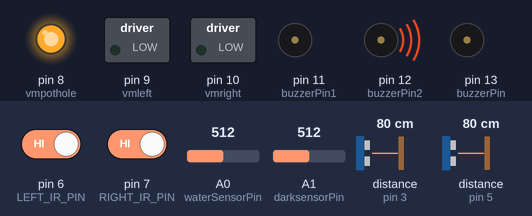
The sketch below on a simulated Arduino Uno, built with avr-gcc and run on an emulated ATmega328P. On the bench: switched loads named in the sketch (green lamp = pin HIGH), output pins drawn as LEDs (lit = HIGH), buzzer (waves = sounding, pin HIGH). Wiring (inferred from the names in the program): 2 × ultrasonic range finder: trigger pin 2, echo pin 3 / trigger pin 4, echo pin 5. Inputs (shaded band) come from the test bench; at power-on: distance to the obstacle (sensors on pin 3, pin 5) 80 cm, A1 (darksensorPin) = 512, pin 6 (LEFT_IR_PIN) HIGH, pin 7 (RIGHT_IR_PIN) HIGH, A0 (waterSensorPin) = 512. The echo pulse lasts 58.3 µs per cm; pins used as bus, display or sensor lines are not drawn.

Above: at 2.3 s.
2.4 s: distance to the obstacle (sensor on pin 3) set to 55 cm
4.5 s: distance to the obstacle (sensor on pin 3) set to 49 cm
At 4.9 s:
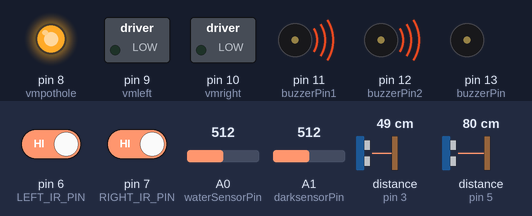
9.8 s: distance to the obstacle (sensor on pin 5) set to 14 cm
13.3 s: distance to the obstacle (sensor on pin 5) set to 10 cm
At 14.9 s:
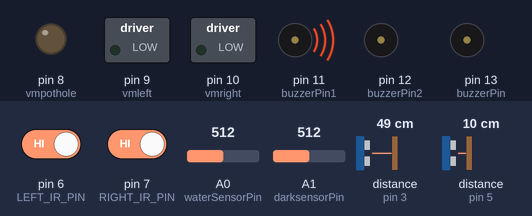
18.6 s: A1 (darksensorPin) set to 884
22.1 s: A1 (darksensorPin) set to 911
At 23.0 s:
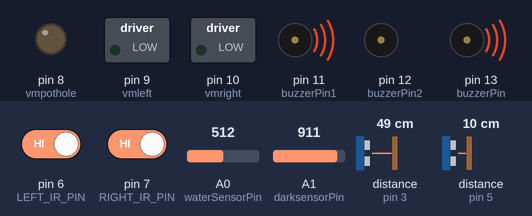
Timing chart, 0 to 26.6 s (numbered marks = the images above; inputs shaded):
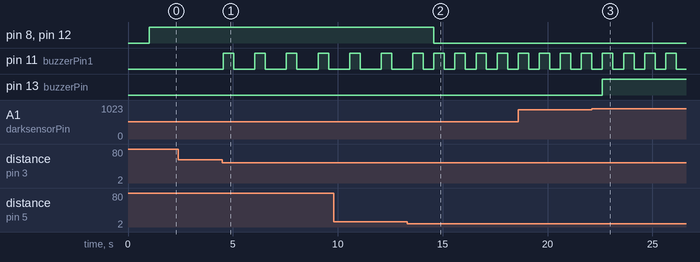

The sketch:

Sensors_-_UNO.ino
```cpp
// Define pins for Front Obstacle Detector - (UltraSonic Sensor)
const int trigPin1 = 2;
const int echoPin1 = 3;
const int buzzerPin1 = 11; // pin number for buzzer
// Define distance thresholds for Front Obstacle Detector
const int closeDistance = 20; // in centimeters
const int mediumDistance = 35; // in centimeters
const int farDistance = 50; // in centimeters
// Define sound on/off durations for Front Obstcale Detector
const int closeOnDuration = 100; // in milliseconds
const int closeOffDuration = 100; // in milliseconds
const int mediumOnDuration = 250; // in milliseconds
const int mediumOffDuration = 250; // in milliseconds
const int farOnDuration = 500; // in milliseconds
const int farOffDuration = 500; // in milliseconds


// Define pins for PotHole Detector - (UltraSonic Sensor)
const int trigPin2 = 4;
const int echoPin2 = 5;
const int buzzerPin2 = 12; // pin number for buzzer
const int thresholdDistance = 12; // in cm
const int vmpothole = 8; // pin number for vibration motor


// Define pins for Left/Right Obstacle Detector - (Passive Infrared Sensor)
const int LEFT_IR_PIN = 6;    // the pin number of the left IR sensor
const int RIGHT_IR_PIN = 7;   // the pin number of the right IR sensor
const int vmleft = 9; // pin number for buzzer
const int vmright = 10; // pin number for buzzer


// Define pins for Water Detector - (Capactive Water Sensor)
const int waterSensorPin = A0; // Analog input pin for the water sensor
const int buzzerPin = 13; // Digital output pin for the buzzer


// Define pins for Darkness Detector - (LM393 LDR Sensor)
int darksensorPin = A1;    // define the LM393 sensor input pin
int threshold = 900;   // set the threshold for darkness detection
// { Same Buzzer for Water Sensor is used}


void setup() {
  // Define pin modes for Front Obstacle Detector
  pinMode(trigPin1, OUTPUT);
  pinMode(echoPin1, INPUT);
  pinMode(buzzerPin1, OUTPUT);

  // Define pin modes for Pothole Detector
  pinMode(trigPin2, OUTPUT);
  pinMode(echoPin2, INPUT);
  pinMode(buzzerPin2, OUTPUT);
  pinMode(vmpothole, OUTPUT);

  // Define pin modes for Left/Right Obstacle Detector
  pinMode(LEFT_IR_PIN, INPUT);   // set left IR pin as input
  pinMode(RIGHT_IR_PIN, INPUT);  // set right IR pin as input
  pinMode(vmleft, OUTPUT);
  pinMode(vmright, OUTPUT);

  // Define pin modes for Water Detector
  pinMode(waterSensorPin, INPUT);

  // Define pin modes for Darkness Detector
  pinMode(darksensorPin, INPUT);

  // Set up the buzzer as an output for Water and Darkness Detector
  pinMode(buzzerPin, OUTPUT);
}

void loop() {
  // FRONT OBSTACLE DETECTOR
  // Send a pulse to the front obstcale ultrasonic sensor to start a measurement
  digitalWrite(trigPin1, LOW);
  delayMicroseconds(2);
  digitalWrite(trigPin1, HIGH);
  delayMicroseconds(10);
  digitalWrite(trigPin1, LOW);
  // Measure the duration of the echo signal and calculate distance
  long duration1 = pulseIn(echoPin1, HIGH);
  int distance1 = duration1 / 58; // distance in centimeters
  // Sound the buzzer with fixed frequency and on/off durations based on distance
  if (distance1 <= closeDistance) {
    digitalWrite(buzzerPin1, HIGH);
    delay(closeOnDuration);
    digitalWrite(buzzerPin1, LOW);
    delay(closeOffDuration);
  } else if (distance1 <= mediumDistance) {
    digitalWrite(buzzerPin1, HIGH);
    delay(mediumOnDuration);
    digitalWrite(buzzerPin1, LOW);
    delay(mediumOffDuration);
  } else if (distance1 <= farDistance) {
    digitalWrite(buzzerPin1, HIGH);
    delay(farOnDuration);
    digitalWrite(buzzerPin1, LOW);
    delay(farOffDuration);
  } else {
    digitalWrite(buzzerPin1, LOW);
    delay(1000);
  }


  // POTHOLE DETECTOR
  // Send a pulse to the pothole ultrasonic sensor to start a measurement
  long duration2, distance2;
  digitalWrite(trigPin2, LOW);
  delayMicroseconds(2);
  digitalWrite(trigPin2, HIGH);
  delayMicroseconds(10);
  digitalWrite(trigPin2, LOW);
  // Measure the duration of the echo signal and calculate distance
  duration2 = pulseIn(echoPin2, HIGH);
  distance2 = duration2 * 0.034 / 2; // convert duration to cm
  // Check for pothole
  if (distance2 >= thresholdDistance) {
    digitalWrite(buzzerPin2, HIGH);
    digitalWrite(vmpothole, HIGH);
    delay(500); // buzz for half a second
  }
  else {
    digitalWrite(buzzerPin2, LOW);
    digitalWrite(vmpothole, LOW);
  }


  // LEFT/RIGHT OBSTACLE DETECTOR
  int leftIrValue = digitalRead(LEFT_IR_PIN);   // read the left IR sensor value
  int rightIrValue = digitalRead(RIGHT_IR_PIN); // read the right IR sensor value
  // Check for left/right obstacle
  if (leftIrValue == LOW) { // if obstacle is detected on the left side
    digitalWrite(vmleft, HIGH);
  } else if (rightIrValue == LOW) { // if obstacle is detected on the right side
    digitalWrite(vmright, HIGH);
  } else if (leftIrValue == LOW && rightIrValue == LOW) { // if obstacle is detected on both sides
    digitalWrite(vmleft, HIGH);
    digitalWrite(vmright, HIGH);
  } else { // if no obstacle is detected
    digitalWrite(vmleft, LOW);
    digitalWrite(vmright, LOW);
  }


  // WATER DETECTOR
  // Read the water sensor value
  int waterSensorValue = analogRead(waterSensorPin);
  // If the water sensor value is below a certain threshold, the sensor has detected water
  if (waterSensorValue > 300) {
    // Turn on the buzzer to alert the person
    digitalWrite(buzzerPin, HIGH);
  } else {
    // Turn off the buzzer
    digitalWrite(buzzerPin, LOW);
  }


  // DARKNESS DETECTOR
  int darksensorValue = analogRead(darksensorPin); // read the sensor value
  if (darksensorValue < threshold) { // if the value is below the threshold, it's dark
    digitalWrite(buzzerPin, LOW); // turn on the buzzer
  } else { // otherwise, it's light
    digitalWrite(buzzerPin, HIGH); // turn off the buzzer
  }
}
```

Measured:
- the behaviour switches between 52 and 51 cm on distance to the obstacle (sensor on pin 3) (found by bisection; images 0 and 1)
- the behaviour switches between 13 and 12 cm on distance to the obstacle (sensor on pin 5) (found by bisection; images 1 and 2)
- the behaviour switches between 899 and 900 on A1 (darksensorPin) (found by bisection; images 2 and 3)
- after the input at 4.5 s, pin 11 (buzzerPin1): alternates HIGH for 0.50 s and LOW for 1.0 s, starting at once
- after the input at 13.3 s, pin 8 (vmpothole), pin 12 (buzzerPin2): HIGH → LOW after 1.3 s; pin 11 (buzzerPin1): alternates HIGH for 0.50 s and LOW for 0.50 s, starting after 1.3 s
- after the input at 22.1 s, pin 13 (buzzerPin): LOW → HIGH after 0.51 s
